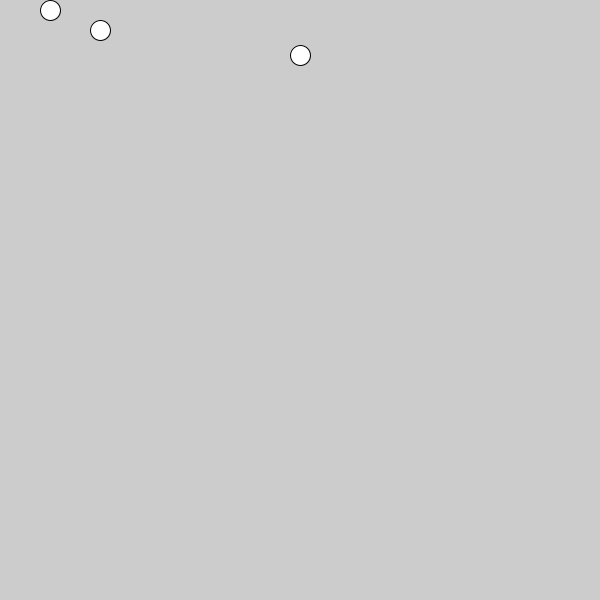
Frame 1 (no input)
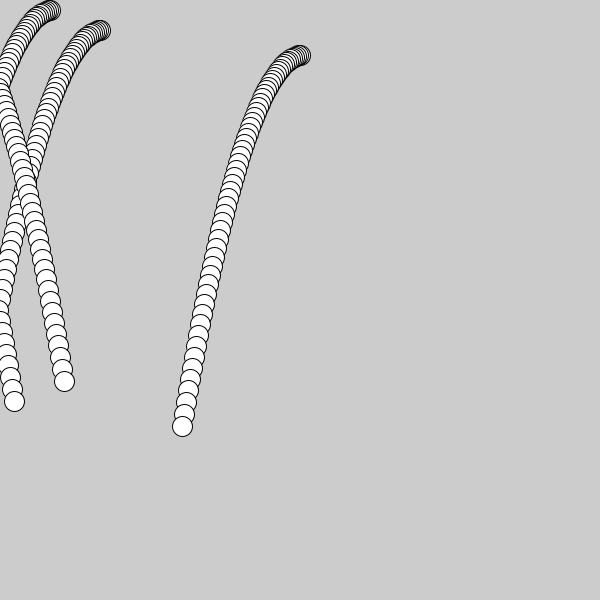
Frame 60 (the mouse pressed at the canvas centre just before this capture)
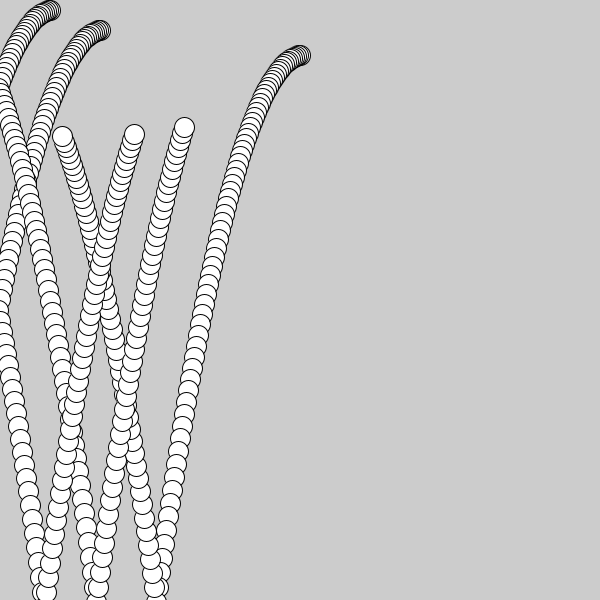
Frame 120 (the mouse held since frame 60 and released just before this capture)

The Processing sketch that drew these frames (run headless with seeded random() and noise(); from frame 60 on, the mouse is pressed at the canvas centre):

// Processing sketch: processing_181362
// ── processing_181362.pde

Ball myBall;
Ball myBall2;
Ball myBall3;
Background myBackground;

void setup(){
 size(600,600);
 smooth();
 myBall = new Ball(300,55);
 myBall2 = new Ball(100,30);
 myBall3= new Ball(50,10);
 myBackground = new Background(); 
}


void draw(){ 
  
   myBall.run();
   myBall2.run();
   myBall3.run();
   }
 
class Background {

int Y_AXIS = 1;
int X_AXIS = 2;
color b1, b2;

Background(){
  
}
 void run(){
   setGradient(0, 0, width/2, height, b1, b2, X_AXIS);
   setGradient(width/2, 0, width/2, height, b2, b1, X_AXIS);
 }
  void setGradient(int x, int y, float w, float h, color c1, color c2, int axis ) {

  noFill();

  if (axis == Y_AXIS) {  // Top to bottom gradient
    for (int i = y; i <= y+h; i++) {
      float inter = map(i, y, y+h, 0, 1);
      color c = lerpColor(c1, c2, inter);
      stroke(c);
      line(x, i, x+w, i);
    }
  }  
  else if (axis == X_AXIS) {  // Left to right gradient
    for (int i = x; i <= x+w; i++) {
      float inter = map(i, x, x+w, 0, 1);
      color c = lerpColor(c1, c2, inter);
      stroke(c);
      line(i, y, i, y+h);
    }
  }
}
}
  
class Ball{
  float x = 0;
  float y = 0;
  float speedX = -2;
  float speedY = 0.5;

  
  Ball(float _x, float _y){
    x= _x;
    y= _y;
    
  }
 void run(){
  display();
  move();
  bounce();
  gravity(); 
   
 }
 
 void gravity(){
   speedY += 0.2; 
   
 }

 void bounce(){
  if (x> width){
   speedX = speedX * -1; 
  }
  if (x<0){
   speedX = speedX * -1; 
  }
  if (y > height){
   speedY = speedY * -1; 
  }
  if (y < 0){
   speedY = speedY * -1; 
  }
 }
 
 
 void move(){
  x+= speedX; 
  y+= speedY;
   
 }
 
  void display(){
   ellipse(x,y,20,20); 
  }
  
  
}
